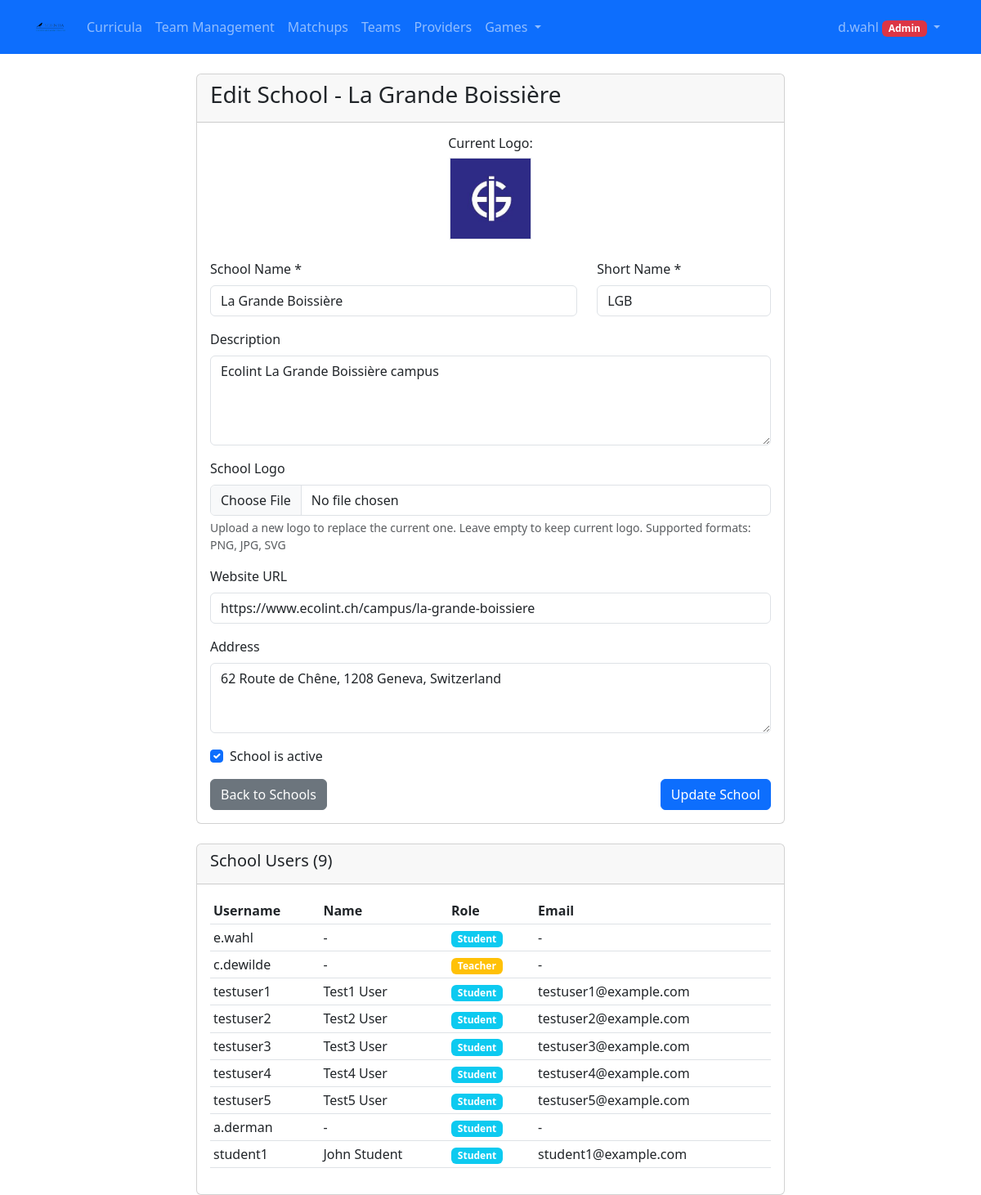
/aigames/schools/1/edit/ (signed in), run on the app's committed database.
### aigames/models.py (models this page shows, shortened)
class School(models.Model):
    name = models.CharField(max_length=255, unique=True)
    short_name = models.CharField(max_length=50, help_text="Short name or abbreviation")
    description = models.TextField(blank=True)
    logo = models.ImageField(upload_to='school_logos/', blank=True, null=True, help_text="School logo for white-labeling")
    navbar_color = models.CharField(max_length=7, blank=True, help_text="Navbar color in hex format (e.g., #2E2B86)")
    primary_button_color = models.CharField(max_length=7, blank=True, help_text="Primary button color in hex format (e.g., #2E2B86)")
    website_url = models.URLField(blank=True, help_text="School website URL")
    address = models.TextField(blank=True)
    is_active = models.BooleanField(default=True)
    created_at = models.DateTimeField(auto_now_add=True)
    updated_at = models.DateTimeField(auto_now=True)
    @property
    def logo_url(self):
        if self.logo:
            return self.logo.url
        return None
    class Meta:
        ordering = ['name']

class UserProfile(models.Model):
    ROLE_CHOICES = [
        ('student', 'Student'),
        ('teacher', 'Teacher'),
        ('admin', 'Admin'),
    ]
    user = models.OneToOneField(User, on_delete=models.CASCADE, related_name='profile')
    role = models.CharField(max_length=10, choices=ROLE_CHOICES, default='student')
    school = models.ForeignKey(School, on_delete=models.CASCADE, related_name='users')
    created_at = models.DateTimeField(auto_now_add=True)
    updated_at = models.DateTimeField(auto_now=True)
    @property
    def can_create_teams(self):
        return self.role in ['teacher', 'admin']
    @property
    def can_create_games(self):
        return self.role == 'admin'
    @property
    def can_modify_syllabus(self):
        return self.role == 'admin'

### aigames/views.py (the view)
# urls.py: path('schools/<int:school_id>/edit/', views.edit_school, name='edit_school'),
@login_required
@user_passes_test(can_modify_syllabus)
def edit_school(request, school_id):
    school = get_object_or_404(School, id=school_id)
    if request.method == 'POST':
        form = SchoolForm(request.POST, request.FILES, instance=school)
        if form.is_valid():
            form.save()
            messages.success(request, 'School updated successfully!')
            return redirect('school_list')
    else:
        form = SchoolForm(instance=school)
    return render(request, 'aigames/edit_school.html', {'form': form, 'school': school})

### aigames/forms.py
class SchoolForm(forms.ModelForm):
    class Meta:
        model = School
        fields = ['name', 'short_name', 'description', 'logo', 'website_url', 'address', 'is_active']
        widgets = {
            'name': forms.TextInput(attrs={'class': 'form-control'}),
            'short_name': forms.TextInput(attrs={'class': 'form-control'}),
            'description': forms.Textarea(attrs={'class': 'form-control', 'rows': 4}),
            'logo': forms.FileInput(attrs={'class': 'form-control', 'accept': 'image/*'}),
            'website_url': forms.URLInput(attrs={'class': 'form-control'}),
            'address': forms.Textarea(attrs={'class': 'form-control', 'rows': 3}),
            'is_active': forms.CheckboxInput(attrs={'class': 'form-check-input'}),
        }

### aigames/views.py (called while the page is built)
def can_modify_syllabus(user):
    if not user.is_authenticated:
        return False
    try:
        return user.profile.can_modify_syllabus
    except UserProfile.DoesNotExist:
        return False

### aigames/templates/aigames/edit_school.html (shortened to what this page needs)
{% extends 'syllabus/base.html' %}
{% load static %}
{% block content %}
<div class="container mt-4">
    <div class="row justify-content-center">
        <div class="col-md-8">
            <div class="card">
                <div class="card-header">
                    <h3> Edit School - {{ school.name }}</h3>
                </div>
                <div class="card-body">
                    {% if school.logo %}
                    <div class="text-center mb-4">
                        <h6>Current Logo:</h6>
                        <img src="{{ school.logo.url }}" alt="{{ school.name }} Logo"
                             style="max-height: 100px; max-width: 300px;" class="img-fluid border">
                    </div>
                    {% endif %}
                    <form method="post" enctype="multipart/form-data">
                        <div class="row">
                            <div class="col-md-8 mb-3">
                                <label for="{{ form.name.id_for_label }}" class="form-label">School Name *</label>
                                {{ form.name }}
                            </div>
                            <div class="col-md-4 mb-3">
                                <label for="{{ form.short_name.id_for_label }}" class="form-label">Short Name *</label>
                                {{ form.short_name }}
                            </div>
                        </div>
                        <div class="mb-3">
                            <label for="{{ form.description.id_for_label }}" class="form-label">Description</label>
                            {{ form.description }}
                        </div>
                        <div class="mb-3">
                            <label for="{{ form.logo.id_for_label }}" class="form-label">School Logo</label>
                            {{ form.logo }}
                            <div class="form-text">
                                Upload a new logo to replace the current one. Leave empty to keep current logo.
                                Supported formats: PNG, JPG, SVG
                            </div>
                        </div>
                        <div class="mb-3">
                            <label for="{{ form.website_url.id_for_label }}" class="form-label">Website URL</label>
                            {{ form.website_url }}
                        </div>
                        <div class="mb-3">
                            <label for="{{ form.address.id_for_label }}" class="form-label">Address</label>
                            {{ form.address }}
                        </div>
                        <div class="mb-3 form-check">
                            {{ form.is_active }}
                            <label for="{{ form.is_active.id_for_label }}" class="form-check-label">
                                School is active
                            </label>
                        </div>
                        <div class="d-flex justify-content-between">
                            <a href="{% url 'aigames:school_list' %}" class="btn btn-secondary">
                                 Back to Schools
                            </a>
                            <button type="submit" class="btn btn-primary">
                                 Update School
                            </button>
                        </div>
                    </form>
                </div>
            </div>
            <div class="card mt-4">
                <div class="card-header">
                    <h5> School Users ({{ school.users.count }})</h5>
                </div>
                <div class="card-body">
                    {% if school.users.count > 0 %}
                        <div class="table-responsive">
                            <table class="table table-sm">
                                <thead>
                                    <tr>
                                        <th>Username</th>
                                        <th>Name</th>
                                        <th>Role</th>
                                        <th>Email</th>
                                    </tr>
                                </thead>
                                <tbody>
                                    {% for user_profile in school.users.all %}
                                    <tr>
                                        <td>{{ user_profile.user.username }}</td>
                                        <td>{{ user_profile.user.get_full_name|default:"-" }}</td>
                                        <td>
                                            <span class="badge bg-{% if user_profile.role == 'admin' %}danger{% elif user_profile.role == 'teacher' %}warning{% else %}info{% endif %}">
                                                {{ user_profile.get_role_display }}
                                            </span>
                                        </td>
                                        <td>{{ user_profile.user.email|default:"-" }}</td>
                                    </tr>
                                    {% endfor %}
                                </tbody>
                            </table>
                        </div>
                    {% else %}
                        <p class="text-muted">No users assigned to this school yet.</p>
                    {% endif %}
                </div>
            </div>
        </div>
    </div>
</div>
{% endblock %}

### syllabus/templates/syllabus/base.html (shortened to what this page needs)
{% load static %}
<!DOCTYPE html>
<html>
<head>
    <link href="{% static 'syllabus/css/bootstrap.min.css' %}" rel="stylesheet">
</head>
<body>
    {% block navbar %}
    <nav class="navbar navbar-expand-lg navbar-dark bg-primary">
        <div class="container">
            {% if user.is_authenticated %}
                <a class="navbar-brand d-flex align-items-center" href="{% if user_role == 'student' %}{% url 'aigames:student_dashboard' %}{% else %}{% url 'curriculum_list' %}{% endif %}">
                    {% if school_logo %}
                        <img src="{{ school_logo }}" alt="{{ school_name }} Logo" height="40">
                    {% else %}
                        📚 Aiducator
                    {% endif %}
                </a>
            {% else %}
                <a class="navbar-brand" href="{% url 'landing_page' %}">📚 Aiducator</a>
            {% endif %}
            <div class="collapse navbar-collapse" id="navbarNav">
                {% if user.is_authenticated %}
                    <ul class="navbar-nav me-auto">
                        {% if user_role == 'student' %}
                            <li class="nav-item">
                                <a class="nav-link" href="{% url 'aigames:student_dashboard' %}">
                                    <i class="bi bi-house-door"></i> My Games
                                </a>
                            </li>
                            <li class="nav-item">
                                <a class="nav-link" href="{% url 'aigames:list_teams' %}">
                                    <i class="bi bi-people"></i> Teams
                                </a>
                            </li>
                        {% else %}
                            <li class="nav-item">
                                <a class="nav-link" href="{% url 'curriculum_list' %}">
                                     Curricula
                                </a>
                            </li>
                            <li class="nav-item">
                                <a class="nav-link" href="{% url 'aigames:team_management_dashboard' %}">
                                     Team Management
                                </a>
                            </li>
                            <li class="nav-item">
                                <a class="nav-link" href="{% url 'aigames:game_matchups_list' %}">
                                     Matchups
                                </a>
                            </li>
                            <li class="nav-item">
                                <a class="nav-link" href="{% url 'aigames:list_teams' %}">
                                     Teams
                                </a>
                            </li>
                            {% if can_modify_syllabus %}
                                <li class="nav-item">
                                    <a class="nav-link" href="{% url 'provider_list' %}">
                                         Providers
                                    </a>
                                </li>
                                <li class="nav-item dropdown">
                                    <a class="nav-link dropdown-toggle" href="#" id="gamesDropdown" role="button" data-bs-toggle="dropdown" aria-expanded="false">
                                         Games
                                    </a>
                                </li>
                            {% endif %}
                        {% endif %}
                    </ul>
                {% endif %}
                <ul class="navbar-nav">
                    {% if user.is_authenticated %}
                        <li class="nav-item dropdown">
                            <a class="nav-link dropdown-toggle" href="#" id="navbarDropdown" role="button" data-bs-toggle="dropdown">
                                {{ user.username }}
                                {% if user_role == 'admin' %}
                                    <span class="badge bg-danger">Admin</span>
                                {% elif user_role == 'teacher' %}
                                    <span class="badge bg-warning text-dark">Teacher</span>
                                {% elif user_role == 'student' %}
                                    <span class="badge bg-info">Student</span>
                                {% else %}
                                    <span class="badge bg-secondary">User</span>
                                {% endif %}
                            </a>
                        </li>
                    {% else %}
                        <li class="nav-item">
                            <a class="nav-link" href="/accounts/login/">Login</a>
                        </li>
                    {% endif %}
                </ul>
            </div>
        </div>
    </nav>
    {% endblock %}
    <div class="container mt-4">
        {% block content %}{% endblock %}
    </div>
</body>
</html>

### data on the page
School: name "La Grande Boissière", logo (picture), short_name "LGB", description "Ecolint La Grande Boissière campus", website_url "https://www.ecolint.ch/campus/la-grande-boissiere", address "62 Route de Chêne, 1208 Geneva, Switzerland", is_active "☑", users.count "9"
UserProfile: user.username "e.wahl", user.get_full_name "-", role "Student", user.email "-"
UserProfile: user.username "c.dewilde", user.get_full_name "-", role "Teacher", user.email "-"
UserProfile: user.username "testuser1", user.get_full_name "Test1 User", role "Student", user.email "testuser1@example.com"
UserProfile: user.username "testuser2", user.get_full_name "Test2 User", role "Student", user.email "testuser2@example.com"
UserProfile: user.username "testuser3", user.get_full_name "Test3 User", role "Student", user.email "testuser3@example.com"
UserProfile: user.username "testuser4", user.get_full_name "Test4 User", role "Student", user.email "testuser4@example.com"
UserProfile: user.username "testuser5", user.get_full_name "Test5 User", role "Student", user.email "testuser5@example.com"
UserProfile: user.username "a.derman", user.get_full_name "-", role "Student", user.email "-"
UserProfile: user.username "student1", user.get_full_name "John Student", role "Student", user.email "student1@example.com"

### other printed values
{{ user.username }} "d.wahl"
